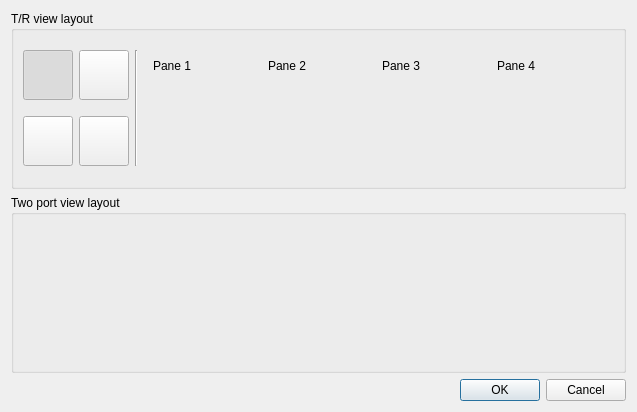
<?xml version="1.0" encoding="UTF-8"?>
<ui version="4.0">
 <class>ConfigureViewDialog</class>
 <widget class="QDialog" name="ConfigureViewDialog">
  <property name="geometry">
   <rect>
    <x>0</x>
    <y>0</y>
    <width>637</width>
    <height>412</height>
   </rect>
  </property>
  <property name="windowTitle">
   <string>Dialog</string>
  </property>
  <layout class="QVBoxLayout" name="verticalLayout">
   <item>
    <widget class="QGroupBox" name="groupBox">
     <property name="title">
      <string>T/R view layout</string>
     </property>
     <layout class="QGridLayout" name="gridLayout">
      <item row="0" column="0">
       <widget class="QPushButton" name="pushButton">
        <property name="sizePolicy">
         <sizepolicy hsizetype="Fixed" vsizetype="Fixed">
          <horstretch>0</horstretch>
          <verstretch>0</verstretch>
         </sizepolicy>
        </property>
        <property name="minimumSize">
         <size>
          <width>50</width>
          <height>50</height>
         </size>
        </property>
        <property name="text">
         <string/>
        </property>
        <property name="checkable">
         <bool>true</bool>
        </property>
        <property name="checked">
         <bool>true</bool>
        </property>
       </widget>
      </item>
      <item row="0" column="1">
       <widget class="QPushButton" name="pushButton_3">
        <property name="sizePolicy">
         <sizepolicy hsizetype="Fixed" vsizetype="Fixed">
          <horstretch>0</horstretch>
          <verstretch>0</verstretch>
         </sizepolicy>
        </property>
        <property name="minimumSize">
         <size>
          <width>50</width>
          <height>50</height>
         </size>
        </property>
        <property name="text">
         <string/>
        </property>
        <property name="checkable">
         <bool>true</bool>
        </property>
       </widget>
      </item>
      <item row="0" column="2" rowspan="2">
       <widget class="Line" name="line">
        <property name="orientation">
         <enum>Qt::Vertical</enum>
        </property>
       </widget>
      </item>
      <item row="0" column="3" rowspan="2">
       <widget class="QWidget" name="widget" native="true">
        <property name="sizePolicy">
         <sizepolicy hsizetype="Expanding" vsizetype="Expanding">
          <horstretch>0</horstretch>
          <verstretch>0</verstretch>
         </sizepolicy>
        </property>
        <layout class="QGridLayout" name="gridLayout_2">
         <item row="0" column="0">
          <widget class="QLabel" name="label">
           <property name="sizePolicy">
            <sizepolicy hsizetype="Preferred" vsizetype="Fixed">
             <horstretch>0</horstretch>
             <verstretch>0</verstretch>
            </sizepolicy>
           </property>
           <property name="text">
            <string>Pane 1</string>
           </property>
          </widget>
         </item>
         <item row="0" column="1">
          <widget class="QLabel" name="label_2">
           <property name="sizePolicy">
            <sizepolicy hsizetype="Preferred" vsizetype="Fixed">
             <horstretch>0</horstretch>
             <verstretch>0</verstretch>
            </sizepolicy>
           </property>
           <property name="text">
            <string>Pane 2</string>
           </property>
          </widget>
         </item>
         <item row="0" column="2">
          <widget class="QLabel" name="label_3">
           <property name="sizePolicy">
            <sizepolicy hsizetype="Preferred" vsizetype="Fixed">
             <horstretch>0</horstretch>
             <verstretch>0</verstretch>
            </sizepolicy>
           </property>
           <property name="text">
            <string>Pane 3</string>
           </property>
          </widget>
         </item>
         <item row="0" column="3">
          <widget class="QLabel" name="label_4">
           <property name="sizePolicy">
            <sizepolicy hsizetype="Preferred" vsizetype="Fixed">
             <horstretch>0</horstretch>
             <verstretch>0</verstretch>
            </sizepolicy>
           </property>
           <property name="text">
            <string>Pane 4</string>
           </property>
          </widget>
         </item>
         <item row="1" column="0">
          <widget class="QWidget" name="widget_2" native="true"/>
         </item>
         <item row="1" column="1">
          <widget class="QWidget" name="widget_3" native="true"/>
         </item>
         <item row="1" column="2">
          <widget class="QWidget" name="widget_4" native="true"/>
         </item>
         <item row="1" column="3">
          <widget class="QWidget" name="widget_5" native="true"/>
         </item>
        </layout>
       </widget>
      </item>
      <item row="1" column="0">
       <widget class="QPushButton" name="pushButton_2">
        <property name="sizePolicy">
         <sizepolicy hsizetype="Fixed" vsizetype="Fixed">
          <horstretch>0</horstretch>
          <verstretch>0</verstretch>
         </sizepolicy>
        </property>
        <property name="minimumSize">
         <size>
          <width>50</width>
          <height>50</height>
         </size>
        </property>
        <property name="text">
         <string/>
        </property>
        <property name="checkable">
         <bool>true</bool>
        </property>
       </widget>
      </item>
      <item row="1" column="1">
       <widget class="QPushButton" name="pushButton_4">
        <property name="sizePolicy">
         <sizepolicy hsizetype="Fixed" vsizetype="Fixed">
          <horstretch>0</horstretch>
          <verstretch>0</verstretch>
         </sizepolicy>
        </property>
        <property name="minimumSize">
         <size>
          <width>50</width>
          <height>50</height>
         </size>
        </property>
        <property name="text">
         <string/>
        </property>
        <property name="checkable">
         <bool>true</bool>
        </property>
       </widget>
      </item>
     </layout>
    </widget>
   </item>
   <item>
    <widget class="QGroupBox" name="groupBox_2">
     <property name="title">
      <string>Two port view layout</string>
     </property>
    </widget>
   </item>
   <item>
    <widget class="QDialogButtonBox" name="buttonBox">
     <property name="orientation">
      <enum>Qt::Horizontal</enum>
     </property>
     <property name="standardButtons">
      <set>QDialogButtonBox::Cancel|QDialogButtonBox::Ok</set>
     </property>
    </widget>
   </item>
  </layout>
 </widget>
 <resources/>
 <connections>
  <connection>
   <sender>buttonBox</sender>
   <signal>accepted()</signal>
   <receiver>ConfigureViewDialog</receiver>
   <slot>accept()</slot>
   <hints>
    <hint type="sourcelabel">
     <x>248</x>
     <y>254</y>
    </hint>
    <hint type="destinationlabel">
     <x>157</x>
     <y>274</y>
    </hint>
   </hints>
  </connection>
  <connection>
   <sender>buttonBox</sender>
   <signal>rejected()</signal>
   <receiver>ConfigureViewDialog</receiver>
   <slot>reject()</slot>
   <hints>
    <hint type="sourcelabel">
     <x>316</x>
     <y>260</y>
    </hint>
    <hint type="destinationlabel">
     <x>286</x>
     <y>274</y>
    </hint>
   </hints>
  </connection>
 </connections>
</ui>
